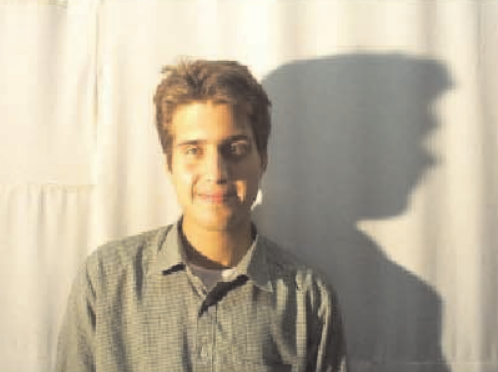
#> input picture reference.png, 498 x 372 px
$ python -i eye_mouth.py   (imports and definitions only)
#> lines starting #> are read from the running program, lines starting #| are printed output that depends on the picture; after the words box and inside, x2 and y2 are one past the last pixel; in counts of white or black regions, pixels touching at a corner belong together
import itertools
import math
import cv2 as cv
import numpy as np
import dataclasses as dc

# [4 lines left out: function load, not called in this run]


# [1 line not run here, left out]
kernel = cv.getStructuringElement(cv.MORPH_ELLIPSE, (12,12))


@dc.dataclass
class EyesMouth:
    left_eye: cv.KeyPoint
    right_eye: cv.KeyPoint
    mouth: cv.KeyPoint

    # [18 lines left out: functions center, draw, not called in this run]


def minmax_scale(data):
    min_val = np.min(data)
    max_val = np.max(data)
    return (data - min_val) / (max_val - min_val)


def eye_map_c(cb, cr):
    cb2 = minmax_scale(cb**2)
    cr_neg = (1 - minmax_scale(cr)) ** 2
    cb_by_cr = minmax_scale(cb / cr)
    pre_eye_map_c = np.mean([cb2, cr_neg, cb_by_cr], axis=0)
    eye_map_c = cv.equalizeHist(np.uint8(pre_eye_map_c * 255)).astype(np.float32) / 255
    return eye_map_c


def eye_map_l(y):
    y_dilated = cv.dilate(y, kernel, iterations=2)
    y_eroded = cv.erode(y, kernel, iterations=2)
    eye_map_l = minmax_scale(y_dilated - y_eroded)
    return eye_map_l


def eye_map(ycbcr):
    y,cb,cr = np.moveaxis(ycbcr, -1, 0)
    eye_map = minmax_scale(eye_map_l(y) * eye_map_c(cb,cr))
    return eye_map


def mouth_map(ycbcr):
    cb, cr = ycbcr[..., 1], ycbcr[..., 2]
    cr_by_cb = minmax_scale(cr / cb)
    cr2 = minmax_scale(cr**2)
    n = 0.95 * cr2.mean() / cr_by_cb.mean()
    mouth_map = minmax_scale(cr2 * (cr2 - n*cr_by_cb)**2)
    return mouth_map


def simplify(gray):
    gray = np.uint8(gray * 255)
    gray = cv.pyrDown(gray)
    gray = cv.pyrDown(gray)
    gray = cv.pyrUp(gray)
    gray = cv.pyrUp(gray)
    cv.threshold(gray, 127, 255, cv.THRESH_BINARY, gray)
    return gray

# [27 lines left out: function filter_detections, not called in this run]


def simplify_eye_map(eyes: np.ndarray) -> np.ndarray:
    return simplify(eyes)


def simplify_mouth_map(mouth: np.ndarray) -> np.ndarray:
    mouth = cv.dilate(np.float32(mouth > 0.3), kernel, iterations=2)
    return simplify(mouth)


def detect(ycbcr_image: np.ndarray) -> list[EyesMouth]:
    if ycbcr_image.dtype == np.uint8:
        ycbcr_image = ycbcr_image.astype(np.float32) / 255

    eyes = eye_map(ycbcr_image)
    mouth = mouth_map(ycbcr_image)

    eyes = simplify_eye_map(eyes)
    mouth = simplify_mouth_map(mouth)

    eyes = detector.detect(eyes)
    mouth = detector.detect(mouth)

    return filter_detections(ycbcr_image, eyes, mouth)

>>> import cv2
>>> picture = cv2.imread('../../reference.png')
#> picture is the input picture: shape (372, 498, 3); mean B, G, R 156.5, 176.6, 186.8
>>> result = detect(picture)
#> in eye_map_l, `y_eroded = cv.erode(y, kernel, iterations=2)`:
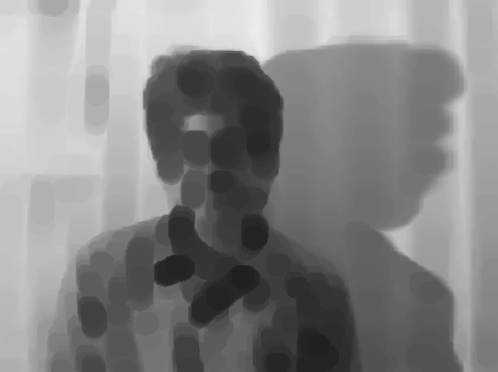
#> y_eroded: shape (372, 498) float32; min 0.125, max 0.929, mean 0.522
#> in minmax_scale, `min_val = np.min(data)`: min_val = 0.00392
#> in minmax_scale, `max_val = np.max(data)`: max_val = 0.761
#> in eye_map_c, `cr_neg = (1 - minmax_scale(cr)) ** 2`:
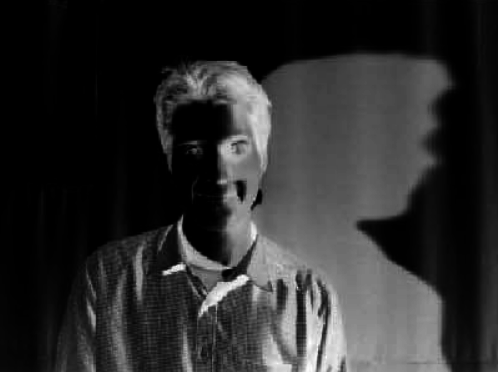
#> cr_neg: shape (372, 498) float32; min 0, max 1, mean 0.174
#> in eye_map_c, `pre_eye_map_c = np.mean([cb2, cr_neg, cb_by_cr], axis=0)`:
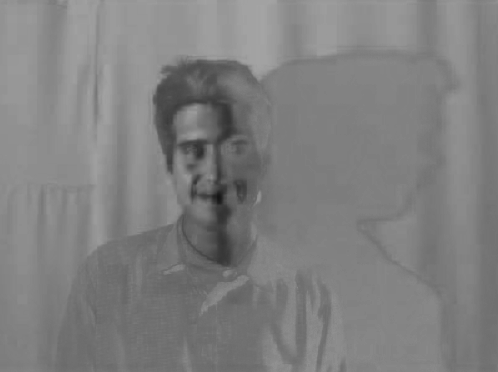
#> pre_eye_map_c: shape (372, 498) float32; min 0.0798, max 0.644, mean 0.503
#> in eye_map_c, `eye_map_c = cv.equalizeHist(np.uint8(pre_eye_map_c * 255)).astype(np.f..`:
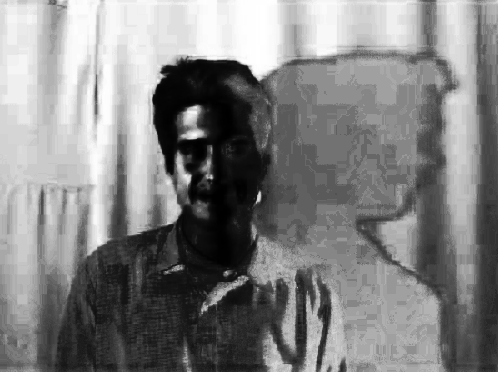
#> eye_map_c: shape (372, 498) float32; min 0, max 1, mean 0.51
#> in minmax_scale (call 6), `min_val = np.min(data)`: min_val = 0.964
#> in minmax_scale (call 6), `max_val = np.max(data)`: max_val = 1.81
#> in minmax_scale (call 6), `return (data - min_val) / (max_val - min_val)`:
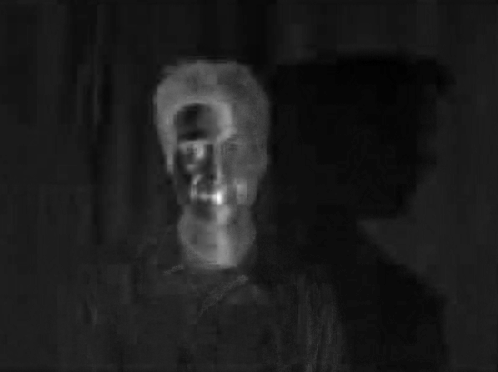
#> returned value: shape (372, 498) float32; min 0, max 1, mean 0.116
#> in minmax_scale (call 7), `min_val = np.min(data)`: min_val = 0.0246
#> in minmax_scale (call 7), `max_val = np.max(data)`: max_val = 1
#> in minmax_scale (call 7), `return (data - min_val) / (max_val - min_val)`:
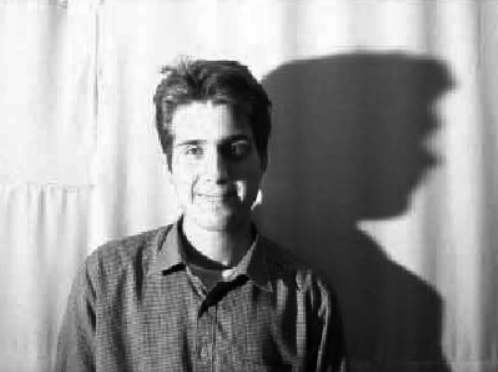
#> returned value: shape (372, 498) float32; min 0, max 1, mean 0.579
#> in mouth_map, `n = 0.95 * cr2.mean() / cr_by_cb.mean()`: n = 4.76
#> in simplify, `cv.threshold(gray, 127, 255, cv.THRESH_BINARY, gray)`: gray: shape (372, 500); 0.69% white; 3 white regions, box (x1, y1, x2, y2) and area: (190, 51, 275, 80) 819, (145, 74, 159, 150) 393, (169, 209, 178, 221) 66
#> in simplify_mouth_map, `mouth = cv.dilate(np.float32(mouth > 0.3), kernel, iterations=2)`: mouth: shape (372, 498) float32; values 0 (black) and 1 (white), 0.52% white; 1 white region, box (x1, y1, x2, y2) and area: (202, 181, 234, 217) 962
#> in simplify (call 2), `cv.threshold(gray, 127, 255, cv.THRESH_BINARY, gray)`:
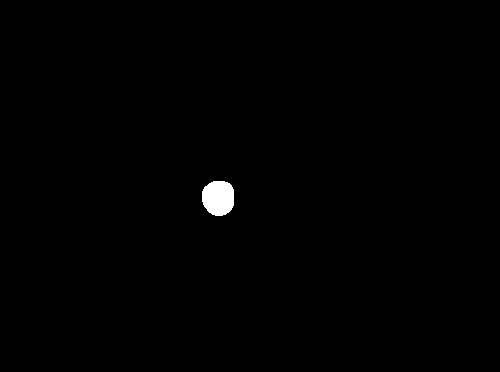
#> gray: shape (372, 500); 0.5% white; 1 white region, box (x1, y1, x2, y2) and area: (202, 181, 234, 216) 932
#> (the run stopped early here; a loop or call above may not have finished)
